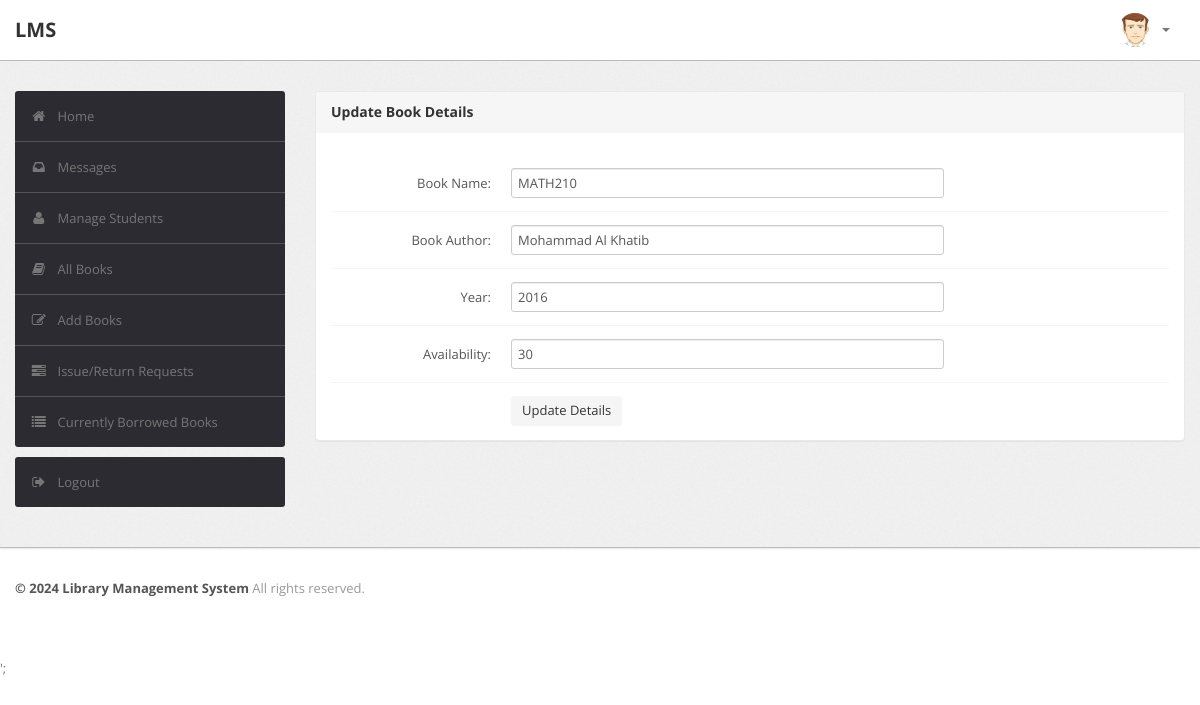
The app's page /admin/edit-books-details.php?id=1 (signed in) with its own data.
### tables this page shows
CREATE TABLE IF NOT EXISTS `books` (
  `bookID` int NOT NULL AUTO_INCREMENT,
  `bookname` varchar(50) NOT NULL,
  `bookauthor` varchar(25) NOT NULL,
  `year` int NOT NULL,
  `availability` int NOT NULL,
  PRIMARY KEY (`bookID`)
);

### admin/edit-books-details.php (the view, shortened to what this page needs)
<?php
require('config.php');
?>
<?php
$checkusername=$_SESSION['username'];
$getUserSql = "SELECT * FROM `user` WHERE `username` = '$checkusername' AND role='admin'";
$getUserResult = mysqli_query($con, $getUserSql);
if ((mysqli_num_rows($getUserResult) > 0)) {
    ?>
<!DOCTYPE html>
<html lang="en">
    <head>
        <link type="text/css" href="bootstrap/css/bootstrap.min.css" rel="stylesheet">
        <link type="text/css" href="bootstrap/css/bootstrap-responsive.min.css" rel="stylesheet">
        <link type="text/css" href="css/theme.css" rel="stylesheet">
        <link type="text/css" href="images/icons/css/font-awesome.css" rel="stylesheet">
    </head>
    <body>
        <div class="navbar navbar-fixed-top">
            <div class="navbar-inner">
                <div class="container">
                        <a class="brand" href="index.php">LMS </a>
                    <div class="nav-collapse collapse navbar-inverse-collapse">
                        <ul class="nav pull-right">
                            <li class="nav-user dropdown"><a href="#" class="dropdown-toggle" data-toggle="dropdown">
                                <img src="images/user.png" class="nav-avatar" />
                                <b class="caret"></b></a>
                            </li>
                        </ul>
                    </div>
                </div>
            </div>
        </div>
        <div class="wrapper">
            <div class="container">
                <div class="row">
                    <div class="span3">
                        <div class="sidebar">
                            <ul class="widget widget-menu unstyled">
                                <li class="active"><a href="index-admin.php"><i class="menu-icon icon-home"></i>Home
                                </a></li>
                                 <li><a href="message.php"><i class="menu-icon icon-inbox"></i>Messages</a>
                                </li>
                                <li><a href="student.php"><i class="menu-icon icon-user"></i>Manage Students </a>
                                </li>
                                <li><a href="book.php"><i class="menu-icon icon-book"></i>All Books </a></li>
                                <li><a href="addbook.php"><i class="menu-icon icon-edit"></i>Add Books </a></li>
                                <li><a href="IssueReturn-Requests.php"><i class="menu-icon icon-tasks"></i>Issue/Return Requests </a></li>
                                <li><a href="borrowedbooks.php"><i class="menu-icon icon-list"></i>Currently Borrowed Books </a></li>
                            </ul>
                            <ul class="widget widget-menu unstyled">
                                <li><a href="logout.php"><i class="menu-icon icon-signout"></i>Logout </a></li>
                            </ul>
                        </div>
                    </div>
                    <div class="span9">
                        <div class="module" id="updateBook">
                            <div class="module-head">
                                <h3>Update Book Details</h3>
                            </div>
                            <div class="module-body">
                                <?php
                                    $bookid = $_GET['id'];
                                    $sql = "select * from books where bookID='$bookid'";
                                    $result=$con->query($sql);
                                    $row=$result->fetch_assoc();
                                    $name=$row['bookname'];
                                    $publisher=$row['bookauthor'];
                                    $year=$row['year'];
                                    $avail=$row['availability'];
                                ?>
                                    <br >
                                    <form class="form-horizontal row-fluid" action="edit-books-details.php?id=<?php echo $bookid ?>" method="post">
                                        <div class="control-group">
                                            <b>
                                            <label class="control-label" for="Title">Book Name:</label></b>
                                            <div class="controls">
                                                <input type="text" id="Title" name="Title" value= "<?php echo $name?>" class="span8" required>
                                            </div>
                                        </div>
                                        <div class="control-group">
                                            <b>
                                            <label class="control-label" for="Publisher">Book Author:</label></b>
                                            <div class="controls">
                                                <input type="text" id="Publisher" name="Publisher" value= "<?php echo $publisher?>" class="span8" required>
                                            </div>
                                        </div>
                                        <div class="control-group">
                                            <b>
                                            <label class="control-label" for="Year">Year:</label></b>
                                            <div class="controls">
                                                <input type="text" id="Year" name="Year" value= "<?php echo $year?>" class="span8" required>
                                            </div>
                                        </div>
                                        <div class="control-group">
                                            <b>
                                            <label class="control-label" for="Availability">Availability:</label></b>
                                            <div class="controls">
                                                <input type="text" id="Availability" name="Availability" value= "<?php echo $avail?>" class="span8" required>
                                            </div>
                                        </div>
                                        <div class="control-group">
                                            <div class="controls">
                                                <button type="submit" name="submit"class="btn">Update Details</button>
                                            </div>
                                        </div>
                                    </form>
                                    </div>
                                    </div>
                    </div>
                </div>
            </div>
        </div>
<div class="footer">
            <div class="container">
                <b class="copyright">&copy; 2024 Library Management System </b>All rights reserved.
            </div>
        </div>
        <script>window.location.hash = "#updateBook";</script>';
    </body>
</html>
<?php }
else {
    echo "<script type='text/javascript'>alert('Access Denied!!!')</script>";
} ?>

### admin/css/theme.css (style rules this page uses)
body { font-size: 13px; font-family: 'Open Sans', Arial, sans-serif; background: #fff; color: #777 }
h1, h2, h3, h4, h5, h6 { color: #333; margin-top: 0 }
h3 { font-size: 20px }
strong, b { color: #555 }
.wrapper { background: url(../images/bg.png) #eee; border-bottom: 1px solid #bbb; -webkit-box-shadow: 0 1px 2px rgba(0,0,0,0.1); -moz-box-shadow: 0 1px 2px rgba(0,0,0,0.1); box-shadow: 0 1px 2px rgba(0,0,0,0.1); padding: 30px 0 }
.footer { color: #999; padding: 30px 0 60px }
form { margin: 0 }
select, textarea, input[type="text"], input[type="password"], input[type="datetime"], input[type="datetime-local"], input[type="date"], input[type="month"], input[type="time"], input[type="week"], input[type="number"], input[type="email"], input[type="url"], input[type="search"], input[type="tel"], input[type="color"], .uneditable-input, label, input, button, select, textarea { -webkit-border-radius: 3px; -moz-border-radius: 3px; border-radius: 3px; font-size: 13px; font-family: 'Open Sans', Tahoma, Arial, sans-serif }
body [class^="icon-"], body [class*=" icon-"] { font-size: 14px; line-height: 20px; height: 20px }
.module { background: #fff; -webkit-border-radius: 3px; -moz-border-radius: 3px; border-radius: 3px; border: 1px solid #ccc; border-bottom-color: #bbb; -webkit-box-shadow: 0 0 1px rgba(0,0,0,0.2); -moz-box-shadow: 0 0 1px rgba(0,0,0,0.2); box-shadow: 0 0 1px rgba(0,0,0,0.2); margin-bottom: 30px }
.form-horizontal .control-group, .form-vertical .control-group { margin-bottom: 0 }
.form-horizontal .control-group+.control-group, .form-vertical .control-group+.control-group { margin-top: 13px; padding-top: 13px; border-top: 1px solid #f5f5f5 }
.navbar { position: static!important; margin: 0!important }
.navbar .navbar-inner { background: #fff; border-bottom: 1px solid #bbb; -webkit-box-shadow: 0 1px 2px rgba(0,0,0,0.15); -moz-box-shadow: 0 1px 2px rgba(0,0,0,0.15); box-shadow: 0 1px 2px rgba(0,0,0,0.15) }
.navbar .brand { color: #333; font-weight: bold; font-size: 20px; margin-right: 20px; padding: 20px }
.navbar .nav>li>a { padding: 20px 15px; font-weight: bold; color: #777 }
.nav-user>a { height: 20px }
.nav-avatar { width: 34px; height: 34px; margin: -7px 5px 0 0; -webkit-border-radius: 50%; -moz-border-radius: 50%; border-radius: 50% }
.btn, .btn-box { -webkit-border-radius: 3px; -moz-border-radius: 3px; border-radius: 3px }
.btn { font-size: 13px; font-weight: 600 }
.btn { display: inline-block; margin-bottom: 0; font-weight: 400; text-align: center; vertical-align: middle; cursor: pointer; background-image: none; border: 1px solid transparent; white-space: nowrap; padding: 4px 10px; font-size: 13px; line-height: 1.42857; border-radius: 4px; -webkit-user-select: none; -moz-user-select: none; -ms-user-select: none; user-select: none }
.widget-menu { background: #fff; -webkit-border-radius: 3px; -moz-border-radius: 3px; border-radius: 3px; overflow: hidden }
.widget-menu a { color: #555; display: block; line-height: 20px; padding: 15px; text-decoration: none!important }
.widget-menu .menu-icon { margin-right: 10px; color: #767676; -webkit-transition: all .2s ease-in-out; -moz-transition: all .2s ease-in-out; transition: all .2s ease-in-out; }
.widget-menu>li+li { border-top: 1px solid #555 }
.widget-menu>li>a { background-color: #2d2b32; color: #767676; -webkit-transition: all .2s ease-in-out; -moz-transition: all .2s ease-in-out; transition: all .2s ease-in-out; }
.module { box-shadow: 0 0 3px rgba(0,0,0,.1); border-color: #e9e9e9; margin-bottom: 20px; background-color: #fff; border-radius: 4px; -webkit-box-shadow: 0 1px 1px rgba(0,0,0,.05); box-shadow: 0 1px 1px rgba(0,0,0,.05); }
.module-head { color: #767676; background-color: #f6f6f6; border-color: #e9e9e9; padding: 10px 15px; border-bottom: 1px solid transparent; border-top-right-radius: 3px; border-top-left-radius: 3px; }
.module-head h3 { font-size: 14px; line-height: 20px; height: 20px; margin: 0 }
.module-body { padding: 15px }

### records on screen
books: Title "MATH210", Publisher "Mohammad Al Khatib", Year "2016", Availability "30"
